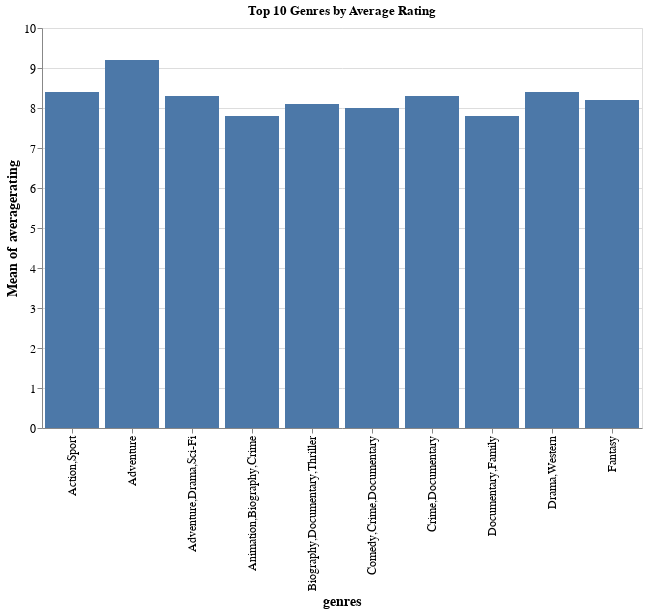

Here is the notebook cell this chart was saved with:
### Code cell
import altair as alt
top_genres = data_clean.groupby('genres')['averagerating'].mean().sort_values(ascending=False).head(10).index.tolist()
chart = alt.Chart(data_clean[data_clean['genres'].isin(top_genres)]).mark_bar().encode(
    x='genres',
    y='mean(averagerating)'
).properties(
    width=600,
    height=400,
    title='Top 10 Genres by Average Rating'
)

chart = chart.configure_axis(
    labelFontSize=12,
    titleFontSize=14
)
chart

### Figure 1 — Vega-Lite specification as saved in the notebook (floating-point values rounded to 4 significant figures)
{"config": {"view": {"continuousWidth": 400, "continuousHeight": 300}, "axis": {"labelFontSize": 12, "titleFontSize": 14}}, "data": {"name": "data-ffc387bdfee6c74f5dff7679e1197d9d"}, "mark": "bar", "encoding": {"x": {"field": "genres", "type": "nominal"}, "y": {"aggregate": "mean", "field": "averagerating", "type": "quantitative"}}, "height": 400, "title": "Top 10 Genres by Average Rating", "width": 600, "$schema": "https://vega.github.io/schema/vega-lite/v4.17.0.json", "datasets": {"data-ffc387bdfee6c74f5dff7679e1197d9d": [{"original_title": "Inside Job", "studio": "SPC", "domestic_gross": 4300000.0, "foreign_gross": 3600000.0, "year": 2010, "tconst": "tt1645089", "title": "Inside Job", "start_year": 2010, "runtime_minutes": 109.0, "genres": "Crime,Documentary", "averagerating": 8.3, "numvotes": 65304}, {"original_title": "Exit Through the Gift Shop", "studio": "PDA", "domestic_gross": 3300000.0, "foreign_gross": 2000000.0, "year": 2010, "tconst": "tt1587707", "title": "Exit Through the Gift Shop", "start_year": 2010, "runtime_minutes": 87.0, "genres": "Comedy,Crime,Documentary", "averagerating": 8.0, "numvotes": 58721}, {"original_title": "The Runaways", "studio": "App.", "domestic_gross": 3600000.0, "foreign_gross": 1100000.0, "year": 2010, "tconst": "tt6168914", "title": "The Runaways", "start_year": 2019, "runtime_minutes": 108.0, "genres": "Adventure", "averagerating": 9.2, "numvotes": 47}, {"original_title": "Django Unchained", "studio": "Wein.", "domestic_gross": 162800000.0, "foreign_gross": 262600000.0, "year": 2012, "tconst": "tt1853728", "title": "Django Unchained", "start_year": 2012, "runtime_minutes": 165.0, "genres": "Drama,Western", "averagerating": 8.4, "numvotes": 1211405}, {"original_title": "I Wish", "studio": "Magn.", "domestic_gross": 146000.0, "foreign_gross": 1400000.0, "year": 2012, "tconst": "tt2670556", "title": "I Wish", "start_year": 2012, "runtime_minutes": 81.0, "genres": "Fantasy", "averagerating": 8.2, "numvotes": 12}, {"original_title": "Interstellar", "studio": "Par.", "domestic_gross": 188000000.0, "foreign_gross": 489400000.0, "year": 2014, "tconst": "tt0816692", "title": "Interstellar", "start_year": 2014, "runtime_minutes": 169.0, "genres": "Adventure,Drama,Sci-Fi", "averagerating": 8.6, "numvotes": 1299334}, {"original_title": "Citizenfour", "studio": "RTWC", "domestic_gross": 2800000.0, "foreign_gross": 202000.0, "year": 2014, "tconst": "tt4044364", "title": "Citizenfour", "start_year": 2014, "runtime_minutes": 114.0, "genres": "Biography,Documentary,Thriller", "averagerating": 8.1, "numvotes": 47994}, {"original_title": "The Martian", "studio": "Fox", "domestic_gross": 228400000.0, "foreign_gross": 401700000.0, "year": 2015, "tconst": "tt3659388", "title": "The Martian", "start_year": 2015, "runtime_minutes": 144.0, "genres": "Adventure,Drama,Sci-Fi", "averagerating": 8.0, "numvotes": 680116}, {"original_title": "Loving Vincent", "studio": "Good Deed", "domestic_gross": 6700000.0, "foreign_gross": 35500000.0, "year": 2017, "tconst": "tt3262342", "title": "Loving Vincent", "start_year": 2017, "runtime_minutes": 94.0, "genres": "Animation,Biography,Crime", "averagerating": 7.8, "numvotes": 39737}, {"original_title": "Earth: One Amazing Day", "studio": "BBC", "domestic_gross": 81300.0, "foreign_gross": 11600000.0, "year": 2017, "tconst": "tt6238896", "title": "Earth: One Amazing Day", "start_year": 2017, "runtime_minutes": 95.0, "genres": "Documentary,Family", "averagerating": 7.8, "numvotes": 1908}, {"original_title": "Stronger", "studio": "RAtt.", "domestic_gross": 4200000.0, "foreign_gross": 4200000.0, "year": 2017, "tconst": "tt7130472", "title": "Stronger", "start_year": 2016, "runtime_minutes": 47.0, "genres": "Action,Sport", "averagerating": 8.4, "numvotes": 8}]}}
